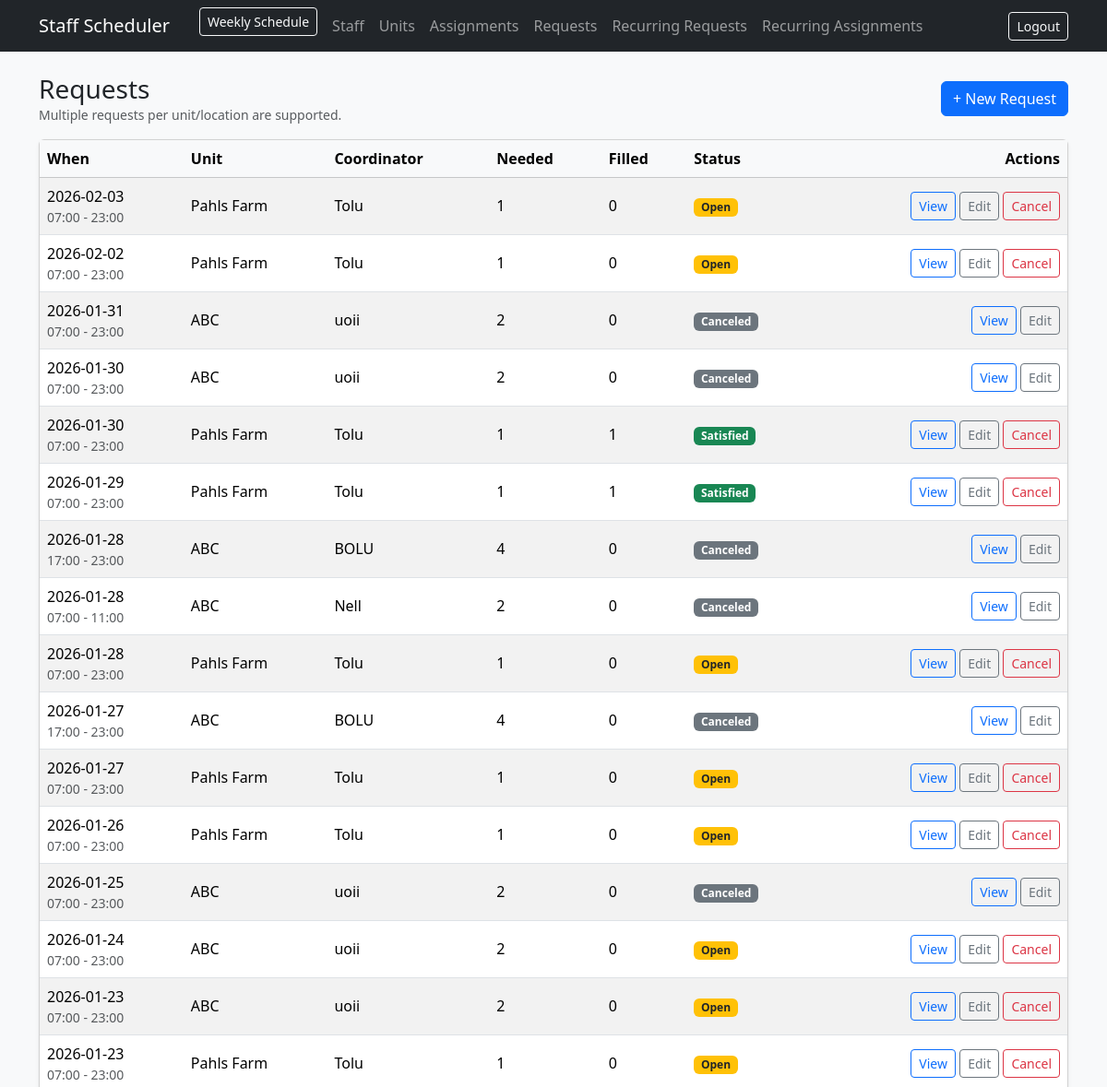
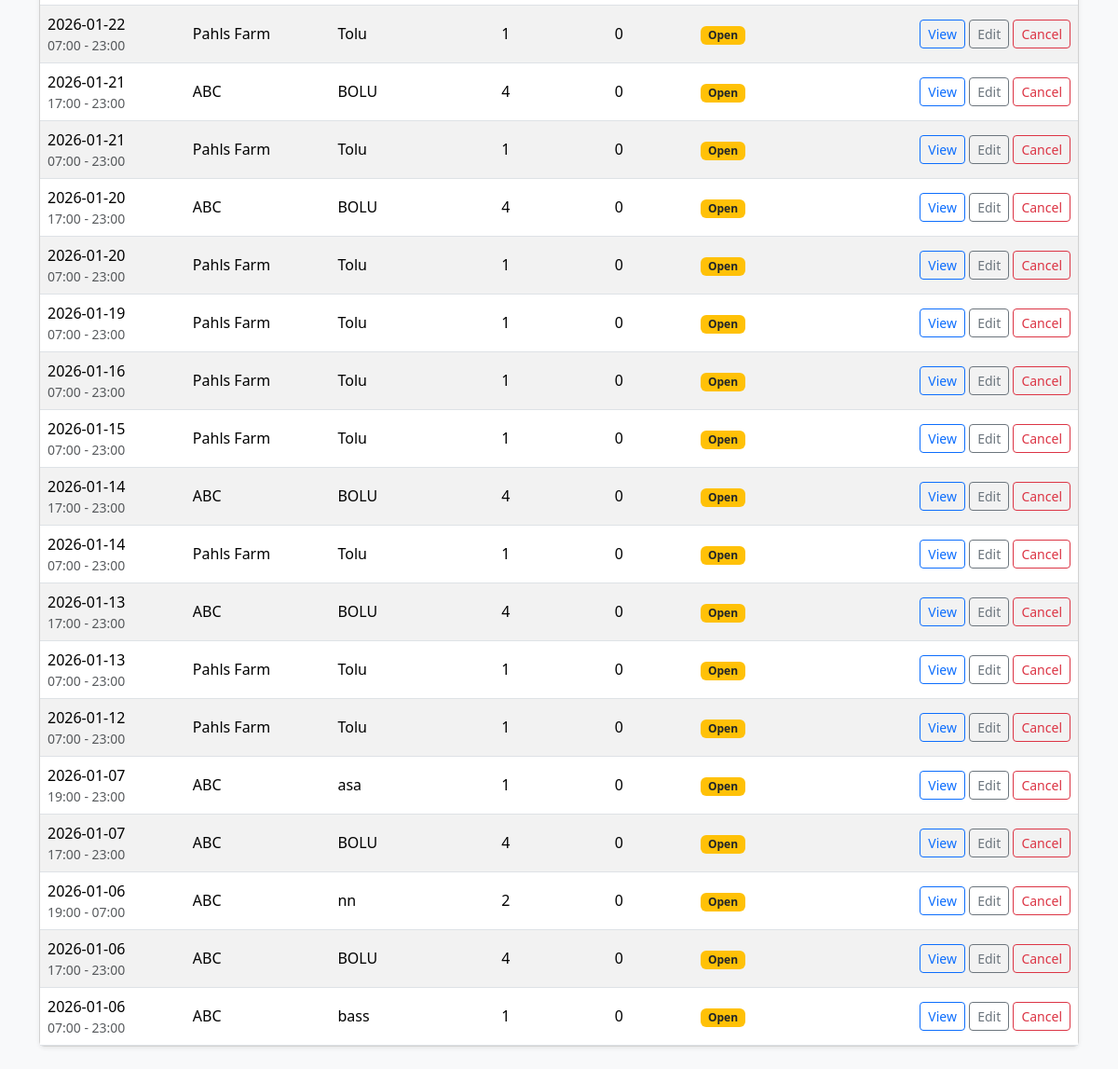
Screenshot of /requests/ (signed in) with the database file from the repository (2 pictures, top to bottom).
### app/models.py (models this page shows)
class Request(db.Model):
    __tablename__ = "requests"
    id = db.Column(db.Integer, primary_key=True)
    unit_id = db.Column(db.Integer, db.ForeignKey("units.id"), nullable=False)
    unit = db.relationship("Unit", backref=db.backref("requests", lazy=True))
    coordinator_name = db.Column(db.String(140), nullable=False)
    staff_needed = db.Column(db.Integer, nullable=False)
    start_datetime = db.Column(db.DateTime, nullable=False)
    end_datetime = db.Column(db.DateTime, nullable=False)
    status = db.Column(db.String(20), nullable=False, default="Open")  # Open/Satisfied/Canceled
    created_by_admin_id = db.Column(db.Integer, db.ForeignKey("admins.id"), nullable=False)
    created_by = db.relationship("Admin", backref=db.backref("requests_created", lazy=True))
    notes = db.Column(db.Text, nullable=True)
    created_at = db.Column(db.DateTime, default=datetime.utcnow, nullable=False)
    recurring_id = db.Column(db.Integer, db.ForeignKey("recurring_requests.id"), nullable=True)
    occurrence_date = db.Column(db.Date, nullable=True)
    recurring = db.relationship("RecurringRequest", backref="occurrences")
    __table_args__ = (
    db.UniqueConstraint("recurring_id", "occurrence_date", name="uq_request_recurring_occurrence"),
)

class Unit(db.Model):
    __tablename__ = "units"
    id = db.Column(db.Integer, primary_key=True)
    unit_name = db.Column(db.String(140), nullable=False, index=True)
    address = db.Column(db.String(220), nullable=True)
    is_active = db.Column(db.Boolean, default=True, nullable=False)
    created_at = db.Column(db.DateTime, default=datetime.utcnow, nullable=False)

### app/requests/routes.py (the view)
@requests_bp.route("/", methods=["GET"])
@login_required
def list_requests():
    unit_id = request.args.get("unit_id", type=int)
    status = request.args.get("status", type=str)
    q = StaffRequest.query
    if unit_id:
        q = q.filter(StaffRequest.unit_id == unit_id)
    if status:
        q = q.filter(StaffRequest.status == status)
    reqs = q.order_by(StaffRequest.start_datetime.desc()).all()
    units = Unit.query.filter_by(is_active=True).order_by(Unit.unit_name.asc()).all()
    rows = []
    for r in reqs:
        filled = filled_count(r)
        sat = is_satisfied(r, filled)
        rows.append({"r": r, "filled": filled, "sat": sat})
    return render_template(
        "requests/list.html",
        rows=rows,                 # ✅ FIX: template loops over rows【turn18file0†list.html†L28-L63】
        units=units,
        unit_id=unit_id,
        status=status,
        status_options=STATUS_OPTIONS,
    )

### app/requests/routes.py (called while the page is built)
def filled_count(req: StaffRequest) -> int:
    return (
        Assignment.query.filter(
            Assignment.request_id == req.id,
            Assignment.status != "Canceled",
        ).count()
    )

def is_satisfied(req: StaffRequest, filled: int) -> bool:
    return filled >= (req.staff_needed or 0)

### app/templates/requests/list.html (shortened to what this page needs)
{% extends "base.html" %}
{% block content %}
<div class="d-flex align-items-center justify-content-between mb-3">
  <div>
    <h3 class="mb-0">Requests</h3>
    <div class="text-muted small">Multiple requests per unit/location are supported.</div>
  </div>
  <a class="btn btn-primary" href="/requests/new">+ New Request</a>
</div>
<div class="card shadow-sm">
  <div class="table-responsive">
    <table class="table table-striped mb-0 align-middle">
      <thead class="table-light">
        <tr>
          <th>When</th>
          <th>Unit</th>
          <th>Coordinator</th>
          <th>Needed</th>
          <th>Filled</th>
          <th>Status</th>
          <th class="text-end">Actions</th>
        </tr>
      </thead>
      <tbody>
        {% for row in rows %}
          {% set r = row.r %}
          <tr>
            <td>
              {{ r.start_datetime.strftime("%Y-%m-%d") }}
              <div class="text-muted small">{{ r.start_datetime.strftime("%H:%M") }} - {{ r.end_datetime.strftime("%H:%M") }}</div>
            </td>
            <td>{{ r.unit.unit_name }}</td>
            <td>{{ r.coordinator_name }}</td>
            <td>{{ r.staff_needed }}</td>
            <td>{{ row.filled }}</td>
            <td>
              {% if r.status == "Canceled" %}
                <span class="badge bg-secondary">Canceled</span>
              {% elif row.sat %}
                <span class="badge bg-success">Satisfied</span>
              {% else %}
                <span class="badge bg-warning text-dark">Open</span>
              {% endif %}
            </td>
            <td class="text-end">
              <a class="btn btn-sm btn-outline-primary" href="/requests/{{ r.id }}">View</a>
              <a class="btn btn-sm btn-outline-secondary" href="/requests/{{ r.id }}/edit">Edit</a>
              {% if r.status != "Canceled" %}
              <form class="d-inline" method="post" action="/requests/{{ r.id }}/cancel">
                <button class="btn btn-sm btn-outline-danger" onclick="return confirm('Cancel this request?')">Cancel</button>
              </form>
              {% endif %}
            </td>
          </tr>
        {% endfor %}
      </tbody>
    </table>
  </div>
</div>
{% endblock %}

### rows the page displays
Request: start_datetime "2026-02-03", start_datetime "07:00", end_datetime "23:00", coordinator_name "Tolu", staff_needed "1"
Unit: unit.unit_name "Pahls Farm" "Pahls Farm" "Pahls Farm" "Pahls Farm" "Pahls Farm" "Pahls Farm" "Pahls Farm" "Pahls Farm" "Pahls Farm" "Pahls Farm" "Pahls Farm" "Pahls Farm" "Pahls Farm" "Pahls Farm" "Pahls Farm" "Pahls Farm" "Pahls Farm"
Request: start_datetime "2026-02-02", start_datetime "07:00", end_datetime "23:00", coordinator_name "Tolu", staff_needed "1"
Request: start_datetime "2026-01-31", start_datetime "07:00", end_datetime "23:00", coordinator_name "uoii", staff_needed "2"
Unit: unit.unit_name "ABC" "ABC" "ABC" "ABC" "ABC" "ABC" "ABC" "ABC" "ABC" "ABC" "ABC" "ABC" "ABC" "ABC" "ABC" "ABC" "ABC"
Request: start_datetime "2026-01-30", start_datetime "07:00", end_datetime "23:00", coordinator_name "uoii", staff_needed "2"
Request: start_datetime "2026-01-30", start_datetime "07:00", end_datetime "23:00", coordinator_name "Tolu", staff_needed "1"
Request: start_datetime "2026-01-29", start_datetime "07:00", end_datetime "23:00", coordinator_name "Tolu", staff_needed "1"
Request: start_datetime "2026-01-28", start_datetime "17:00", end_datetime "23:00", coordinator_name "BOLU", staff_needed "4"
Request: start_datetime "2026-01-28", start_datetime "07:00", end_datetime "11:00", coordinator_name "Nell", staff_needed "2"
Request: start_datetime "2026-01-28", start_datetime "07:00", end_datetime "23:00", coordinator_name "Tolu", staff_needed "1"
Request: start_datetime "2026-01-27", start_datetime "17:00", end_datetime "23:00", coordinator_name "BOLU", staff_needed "4"
Request: start_datetime "2026-01-27", start_datetime "07:00", end_datetime "23:00", coordinator_name "Tolu", staff_needed "1"
Request: start_datetime "2026-01-26", start_datetime "07:00", end_datetime "23:00", coordinator_name "Tolu", staff_needed "1"
Request: start_datetime "2026-01-25", start_datetime "07:00", end_datetime "23:00", coordinator_name "uoii", staff_needed "2"
Request: start_datetime "2026-01-24", start_datetime "07:00", end_datetime "23:00", coordinator_name "uoii", staff_needed "2"
Request: start_datetime "2026-01-23", start_datetime "07:00", end_datetime "23:00", coordinator_name "uoii", staff_needed "2"
Request: start_datetime "2026-01-23", start_datetime "07:00", end_datetime "23:00", coordinator_name "Tolu", staff_needed "1"
Request: start_datetime "2026-01-22", start_datetime "07:00", end_datetime "23:00", coordinator_name "Tolu", staff_needed "1"
Request: start_datetime "2026-01-21", start_datetime "17:00", end_datetime "23:00", coordinator_name "BOLU", staff_needed "4"
Request: start_datetime "2026-01-21", start_datetime "07:00", end_datetime "23:00", coordinator_name "Tolu", staff_needed "1"
Request: start_datetime "2026-01-20", start_datetime "17:00", end_datetime "23:00", coordinator_name "BOLU", staff_needed "4"
Request: start_datetime "2026-01-20", start_datetime "07:00", end_datetime "23:00", coordinator_name "Tolu", staff_needed "1"
Request: start_datetime "2026-01-19", start_datetime "07:00", end_datetime "23:00", coordinator_name "Tolu", staff_needed "1"
Request: start_datetime "2026-01-16", start_datetime "07:00", end_datetime "23:00", coordinator_name "Tolu", staff_needed "1"
Request: start_datetime "2026-01-15", start_datetime "07:00", end_datetime "23:00", coordinator_name "Tolu", staff_needed "1"
Request: start_datetime "2026-01-14", start_datetime "17:00", end_datetime "23:00", coordinator_name "BOLU", staff_needed "4"
Request: start_datetime "2026-01-14", start_datetime "07:00", end_datetime "23:00", coordinator_name "Tolu", staff_needed "1"
Request: start_datetime "2026-01-13", start_datetime "17:00", end_datetime "23:00", coordinator_name "BOLU", staff_needed "4"
Request: start_datetime "2026-01-13", start_datetime "07:00", end_datetime "23:00", coordinator_name "Tolu", staff_needed "1"
Request: start_datetime "2026-01-12", start_datetime "07:00", end_datetime "23:00", coordinator_name "Tolu", staff_needed "1"
Request: start_datetime "2026-01-07", start_datetime "19:00", end_datetime "23:00", coordinator_name "asa", staff_needed "1"
Request: start_datetime "2026-01-07", start_datetime "17:00", end_datetime "23:00", coordinator_name "BOLU", staff_needed "4"
Request: start_datetime "2026-01-06", start_datetime "19:00", end_datetime "07:00", coordinator_name "nn", staff_needed "2"
Request: start_datetime "2026-01-06", start_datetime "17:00", end_datetime "23:00", coordinator_name "BOLU", staff_needed "4"
Request: start_datetime "2026-01-06", start_datetime "07:00", end_datetime "23:00", coordinator_name "bass", staff_needed "1"

### other values shown
{{ row.filled }} "0" "0" "0" "0" "1" "1" "0" "0" "0" "0" "0" "0" "0" "0" "0" "0" "0" "0" "0" "0" "0" "0" "0" "0" "0" "0" "0" "0" "0" "0" "0" "0" "0" "0"
